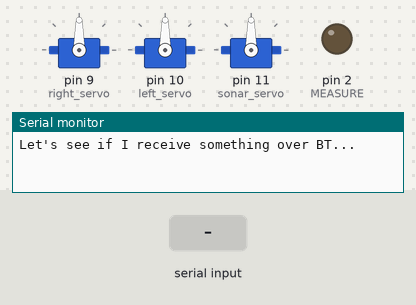
Simulated run of this sketch. Board: Arduino Uno, built with avr-gcc and run on an emulated ATmega328P. Parts: 3 × servo, output pins drawn as LEDs (lit = HIGH), the last lines printed to the serial monitor. The inputs (shaded band) are chosen by the test bench.

Above: at 1.2 s.
1.3 s: "SERVO" received over the second serial link
At 2.2 s:
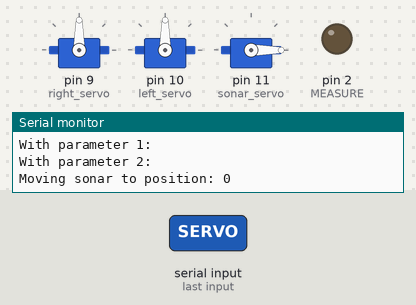
2.8 s: "WHEELS" received over the second serial link
At 3.5 s:
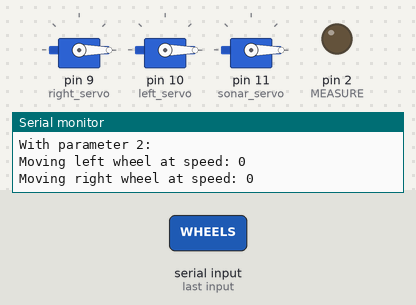
4.3 s: "SONAR" received over the second serial link
At 5.3 s:
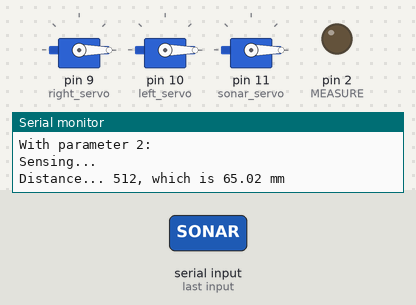
Timing chart, 0 to 7.3 s (numbered marks = the images above; inputs shaded):
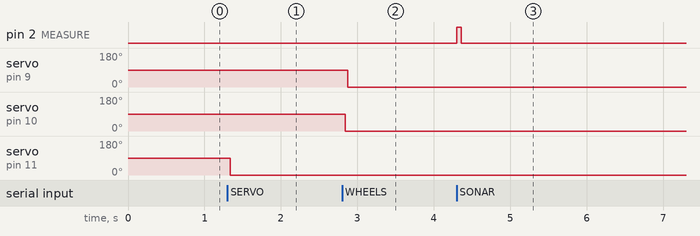

Measured:
- after the input at 1.3 s, servo on pin 11 (sonar_servo): 90° → 0° at once
- after the input at 2.8 s, servo on pin 9 (right_servo): 90° → 0° after 0.08 s; servo on pin 10 (left_servo): 90° → 0° at once
- after the input at 4.3 s, pin 2 (MEASURE): LOW → HIGH at once, → LOW 0.06 s later

The sketch:

VehicleControl.ino
```cpp
#include <Servo.h>
#include <SoftwareSerial.h>

// Bluetooth virtual serial port
SoftwareSerial mySerial(6, 7); // RX, TX

Servo left_servo, right_servo;   // Servos for the wheels
Servo sonar_servo;               // Servo for the sonar ranger
//Uncomment this line and all the related lines to use the gripper servo
///Servo jaw_servo;


#define SENSOR 0     // A/D sonar port
#define MEASURE 2   // Pin to enable sonar measuring

//Make actions depending on the received command
void issueCommand(String command, String param1, String param2){
	if(command=="SERVO"){
		moveSonar(param1);
	}else if(command=="WHEELS"){
		moveWheels(param1, param2);
	}else if(command=="SONAR"){
		// WARNING! Choose 5V or 12V depending on the sonar model.
		sense5v();
		//sense12v();
        /*}else if(command=="OPEN"){
		openGripper();
        }else if(command=="CLOSE"){
		closeGripper();*/
	}else{
		mySerial.println("Unrecognized Command");
	}
}

//Move wheel servos
void moveWheels(String lspd, String rspd){
	Serial.print("Moving left wheel at speed: ");
	Serial.println(lspd.toInt());
	left_servo.write(lspd.toInt());

	Serial.print("Moving right wheel at speed: ");
	Serial.println(rspd.toInt());
	right_servo.write(rspd.toInt());
}

//Move sonar servo to a given position
void moveSonar(String spd){
	Serial.print("Moving sonar to position: ");
	Serial.println(spd.toInt());
	sonar_servo.write(spd.toInt());
}

/*
void openGripper(){
	Serial.print("Opening gripper.");
	jaw_servo.write(80);
}

void closeGripper(){
	Serial.print("Closing gripper.");
	jaw_servo.write(40);
}
*/

//Use 5V sonar (analog)
void sense5v(){
	digitalWrite(MEASURE, HIGH);  // Enable measuring
	delay(10);

        Serial.println("Sensing...");
	int distance = analogRead(SENSOR);    // Read measure
	Serial.print("Distance... ");
	Serial.print(distance);
	Serial.print(", which is ");
	float mm = (float)distance / 2 * 25.4 / 100;    // Conver D/A valuer to mm
	Serial.print(mm);
	Serial.println(" mm");
	mySerial.println(mm);

	digitalWrite(MEASURE, LOW);          // Disable measuring
}

//Use 12V sonar (PWM)
void sense12v(){

	int ok = LOW;  // Valid measure
	unsigned long before = micros();

	digitalWrite(MEASURE, HIGH);          // Activate distance sonar
	delay(3);                           // >2ms pulse to activate measuring
	digitalWrite(MEASURE, LOW);           // Stop measuring pulse
	int pos = 0;
	do
	{
		ok = digitalRead(3);
		pos += 1;
	}
	while (ok);                       // Wait for echo to disapear
	do
	{

		ok = digitalRead(3);
		pos +=1;
	}
	while (!ok);                       // Wait for measure

	unsigned long now = micros();     // Echo receive time
	int count = now - before;             // Measuring time in us
	Serial.print("pos = ");
	Serial.println(pos);
	Serial.print("Distance... ");
	Serial.print(count);
	Serial.print(", which is ");
	float mm = (float)count * (float)0.170;    // Conviert PWM value to mm
	Serial.print(mm);
	Serial.println(" mm.");
	mySerial.println(mm);
}

void setup()
{
	// Servo pins
	right_servo.attach(9);        // Right servo is pin 9 (OUTPUT 2 of TINKERKIT)
	left_servo.attach(10);       // Left servo is pin 10 (OUTPUT 1 of TINKERKIT)
	sonar_servo.attach(11);    // Sonar servo is pin 11 (OUTPUT 0 of TINKERKIT)
	///jaw_servo.attach(5);    // Gripper servo is pin 5 (OUTPUT 4 of TINKERKIT)

	//  Init position
	moveWheels("90", "90");
	moveSonar("90");
	///openGripper();

	pinMode(MEASURE, OUTPUT);    // Measuring start signal
	digitalWrite(MEASURE, LOW);      // Avoid start measuring

	// Open serial communications and wait for port to open:
	Serial.begin(9600);
	Serial.println("Let's see if I receive something over BT...");

	// SoftwareSerial "com port" data rate
	mySerial.begin(9600);
}

void loop()
{
        //The main loop processes command one by one, the commands have the following
        //structure: COMMAND+PARAM1+PARAM2.

	String command = "", param1="", param2=""; // Stores response of bluetooth device
	// Polling. Read BT input if available.
	if (mySerial.available()) {
		boolean readingParam1=false, readingParam2=false;
		while(mySerial.available()) { // While there is more to be read, keep reading.
			char r = (char)mySerial.read();
			if( r != '+' && !readingParam1 && !readingParam2){
				command += r;
			}
			if( r != '+' && readingParam1 && !readingParam2){
				param1 += r;
			}
			if( r != '+' && readingParam2){
				param2 += r;
			}
			if(r=='+'){
				if(readingParam1) readingParam2=true;
				readingParam1=true;
			}
		}
		Serial.print("Received command: ");    Serial.println(command);
		Serial.print("With parameter 1: ");       Serial.println(param1);
		Serial.print("With parameter 2: ");       Serial.println(param2);
		issueCommand(command, param1, param2);
	}
	delay(20);
}
```
